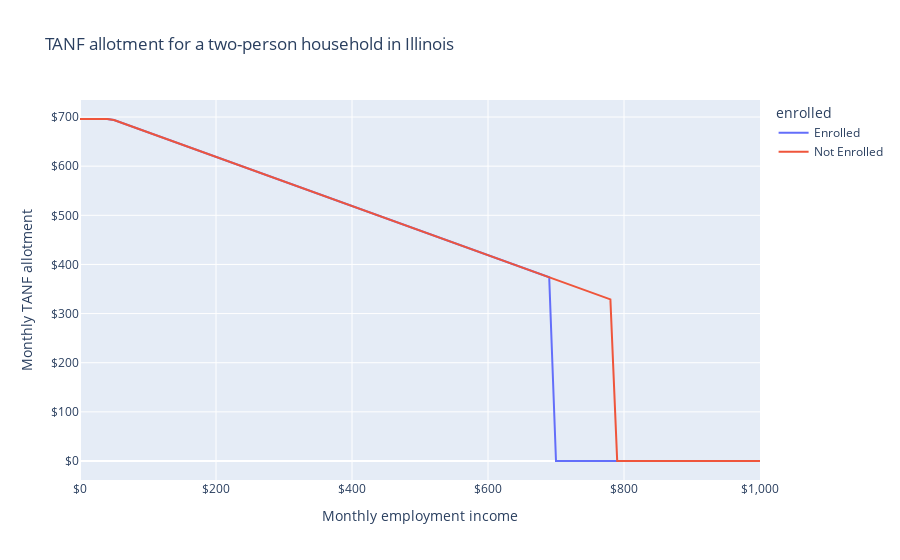

Notebook code for this chart:
### Code cell
emp_df_combined = pd.concat([make_df("IL", True), make_df("IL", False), make_df("CA", True), make_df("CA", False)])

fig = px.line(
    emp_df_combined[emp_df_combined["state_code"] == "CA"],
    "employment_income",
    "tanf",
    color="enrolled",
    labels=LABELS,
    title="TANF allotment for a two-person household in Illinois",
)

fig.update_layout(xaxis_tickformat="$,", yaxis_tickformat="$,")
fig.show()

### Figure 1 — Plotly figure (JSON) as saved in the notebook; plotly's stock layout.template omitted (floating-point values rounded to 4 significant figures)
{"data": [{"hovertemplate": "enrolled=Enrolled<br>Monthly employment income=%{x}<br>Monthly TANF allotment=%{y}<extra></extra>", "legendgroup": "Enrolled", "line": {"color": "#636efa", "dash": "solid"}, "marker": {"symbol": "circle"}, "mode": "lines", "name": "Enrolled", "orientation": "v", "showlegend": true, "type": "scatter", "x": [0, 10, 20, 30, 40, 50, 60, 70, 80, 90, 100, 110, 120, 130, 140, 150, 160, 170, 180, 190, 200, 210, 220, 230, 240, 250, 260, 270, 280, 290, 300, 310, 320, 330, 340, 350, 360, 370, 380, 390, 400, 410, 420, 430, 440, 450, 460, 470, 480, 490, 500, 510, 520, 530, 540, 550, 560, 570, 580, 590, 600, 610, 620, 630, 640, 650, 660, 670, 680, 690, 700, 710, 720, 730, 740, 750, 760, 770, 780, 790, 800, 810, 820, 830, 840, 850, 860, 870, 880, 890, 900, 910, 920, 930, 940, 950, 960, 970, 980, 990, 1000], "xaxis": "x", "y": [696, 696, 696, 696, 696, 694, 689, 684, 679, 674, 669, 664, 659, 654, 649, 644, 639, 634, 629, 624, 619, 614, 609, 604, 599, 594, 589, 584, 579, 574, 569, 564, 559, 554, 549, 544, 539, 534, 529, 524, 519, 514, 509, 504, 499, 494, 489, 484, 479, 474, 469, 464, 459, 454, 449, 444, 439, 434, 429, 424, 419, 414, 409, 404, 399, 394, 389, 384, 379, 374, 0, 0, 0, 0, 0, 0, 0, 0, 0, 0, 0, 0, 0, 0, 0, 0, 0, 0, 0, 0, 0, 0, 0, 0, 0, 0, 0, 0, 0, 0, 0], "yaxis": "y"}, {"hovertemplate": "enrolled=Not Enrolled<br>Monthly employment income=%{x}<br>Monthly TANF allotment=%{y}<extra></extra>", "legendgroup": "Not Enrolled", "line": {"color": "#EF553B", "dash": "solid"}, "marker": {"symbol": "circle"}, "mode": "lines", "name": "Not Enrolled", "orientation": "v", "showlegend": true, "type": "scatter", "x": [0, 10, 20, 30, 40, 50, 60, 70, 80, 90, 100, 110, 120, 130, 140, 150, 160, 170, 180, 190, 200, 210, 220, 230, 240, 250, 260, 270, 280, 290, 300, 310, 320, 330, 340, 350, 360, 370, 380, 390, 400, 410, 420, 430, 440, 450, 460, 470, 480, 490, 500, 510, 520, 530, 540, 550, 560, 570, 580, 590, 600, 610, 620, 630, 640, 650, 660, 670, 680, 690, 700, 710, 720, 730, 740, 750, 760, 770, 780, 790, 800, 810, 820, 830, 840, 850, 860, 870, 880, 890, 900, 910, 920, 930, 940, 950, 960, 970, 980, 990, 1000], "xaxis": "x", "y": [696, 696, 696, 696, 696, 694, 689, 684, 679, 674, 669, 664, 659, 654, 649, 644, 639, 634, 629, 624, 619, 614, 609, 604, 599, 594, 589, 584, 579, 574, 569, 564, 559, 554, 549, 544, 539, 534, 529, 524, 519, 514, 509, 504, 499, 494, 489, 484, 479, 474, 469, 464, 459, 454, 449, 444, 439, 434, 429, 424, 419, 414, 409, 404, 399, 394, 389, 384, 379, 374, 369, 364, 359, 354, 349, 344, 339, 334, 329, 0, 0, 0, 0, 0, 0, 0, 0, 0, 0, 0, 0, 0, 0, 0, 0, 0, 0, 0, 0, 0, 0], "yaxis": "y"}], "layout": {"legend": {"title": {"text": "enrolled"}, "tracegroupgap": 0}, "title": {"text": "TANF allotment for a two-person household in Illinois"}, "xaxis": {"anchor": "y", "domain": [0, 1], "tickformat": "$,", "title": {"text": "Monthly employment income"}}, "yaxis": {"anchor": "x", "domain": [0, 1], "tickformat": "$,", "title": {"text": "Monthly TANF allotment"}}}}
